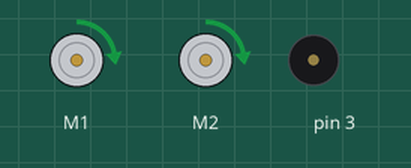
This sketch was run on a simulated Arduino Uno, built with avr-gcc and run on an emulated ATmega328P. Parts: 2 × DC motor (green arrow = forward, orange = backward, longer = faster), buzzer (waves = sounding). What the sketch prints to the serial monitor is not drawn.

Above: at 0.1 s.
At 4.1 s:
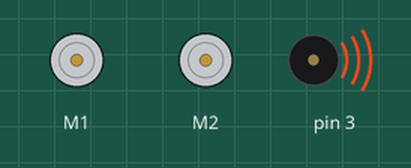
Timing chart, 0 to 5.6 s (numbered marks = the images above):
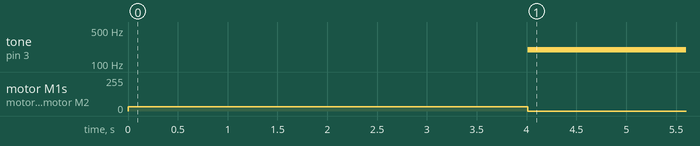

The sketch:

timer.ino
```cpp
#include <ZumoMotors.h>
#include <ZumoBuzzer.h>

unsigned long time;
ZumoMotors motors;
ZumoBuzzer buzzer;
void setup(){
  Serial.begin(9600);

}
void loop(){

time = millis();
 Serial.println(time);


  if (time < 4000){
     motors.setLeftSpeed(50);
     motors.setRightSpeed(50);

  } else if(time > 4000 ){


buzzer.playNote(NOTE_G(3),200,15);
       motors.setLeftSpeed(0);
       motors.setRightSpeed(0);

 }

}


///////////////////////
//
//  if ( time < 13000){
//    Serial.print(" under 1000 OFF; ");
//    Serial.println(time);
//    motors.setLeftSpeed(50);
//    motors.setRightSpeed(50);
//
//  } else  {
//    Serial.print(" under 2000 ON; ");
//   Serial.println(time);
//    motors.setLeftSpeed(0);
//    motors.setRightSpeed(0);
//
//  }
```

Measured:
- by itself, tone on pin 3: silent → 195 Hz at 4.0 s
- by itself, motor M1, motor M2: stopped → forward 31/255 at 0.00 s, → stopped 4.0 s later
